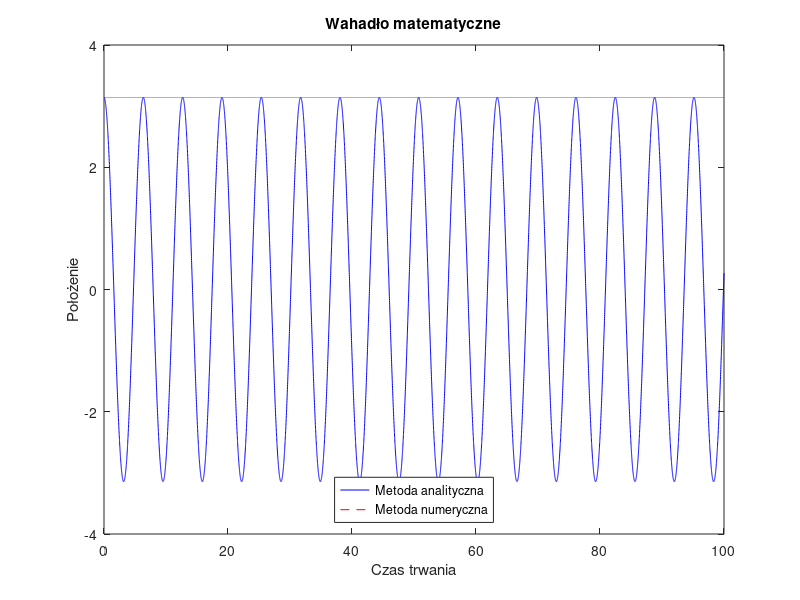

The MATLAB script that drew this image:
%% Rozwiazywanie rownan rozniczkowych metoda Eulera!
% dx/dt = ax
%% Lista 8 
clear;
h = 0.01;
x= 0:h:100;
y= zeros(size(x));
tetha = 180 * pi/180 ;
y(1)=tetha;
f = zeros(size(x));
f(1)=0;

g = 9.81;
l = 10;
m = 0.01;

m_an = zeros(1,length(x));
m_an_sum =[];

    m_an(:) =tetha*cos(x(:)*sqrt(g/l));
    m_an_sum = [m_an_sum, m_an];

for i = 2:length(x)
    f(i)= f(i-1) - h*(g/l) * sin(y(i-1));
    y(i)= y(i-1) + h*f(i);
end
plot(x,m_an,'blue', x,y,'--red')
title('Wahadło matematyczne')
xlabel('Czas trwania')
ylabel('Położenie')
legend('Metoda analityczna','Metoda numeryczna','Location',['south'])
